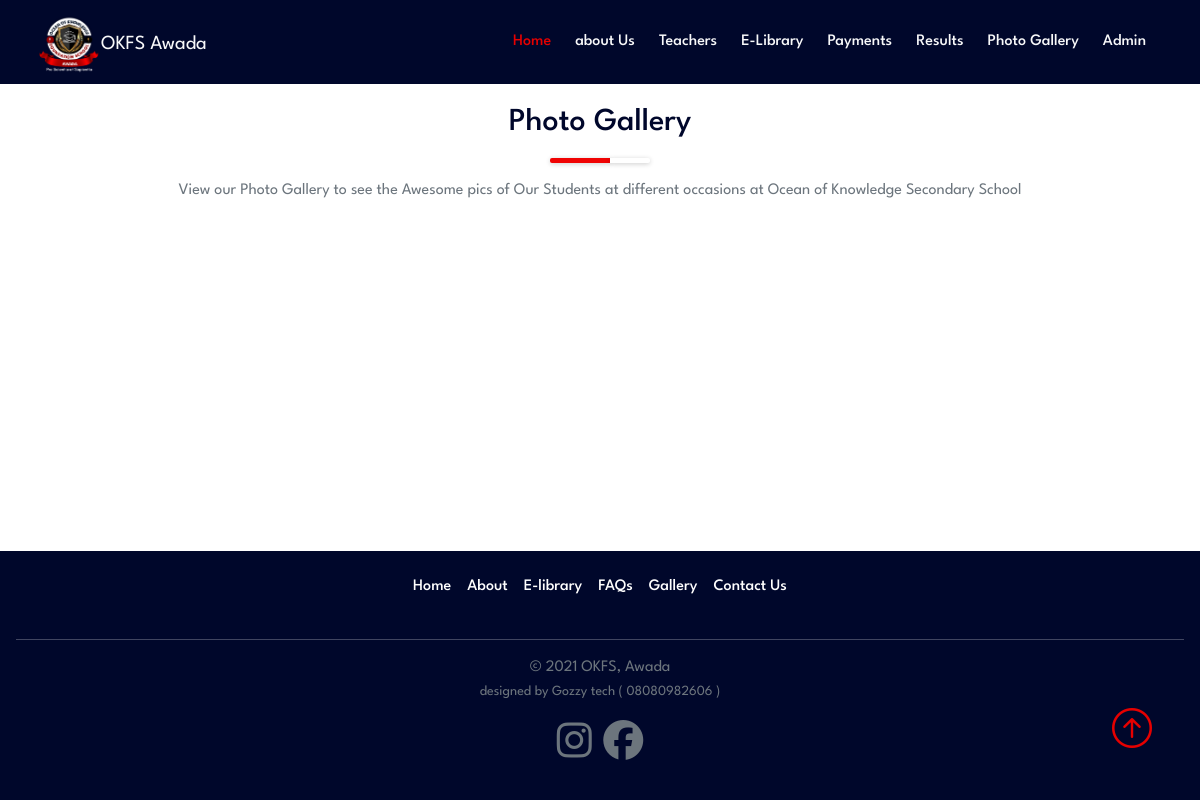
The page /gallery/ on the database as committed earlier.
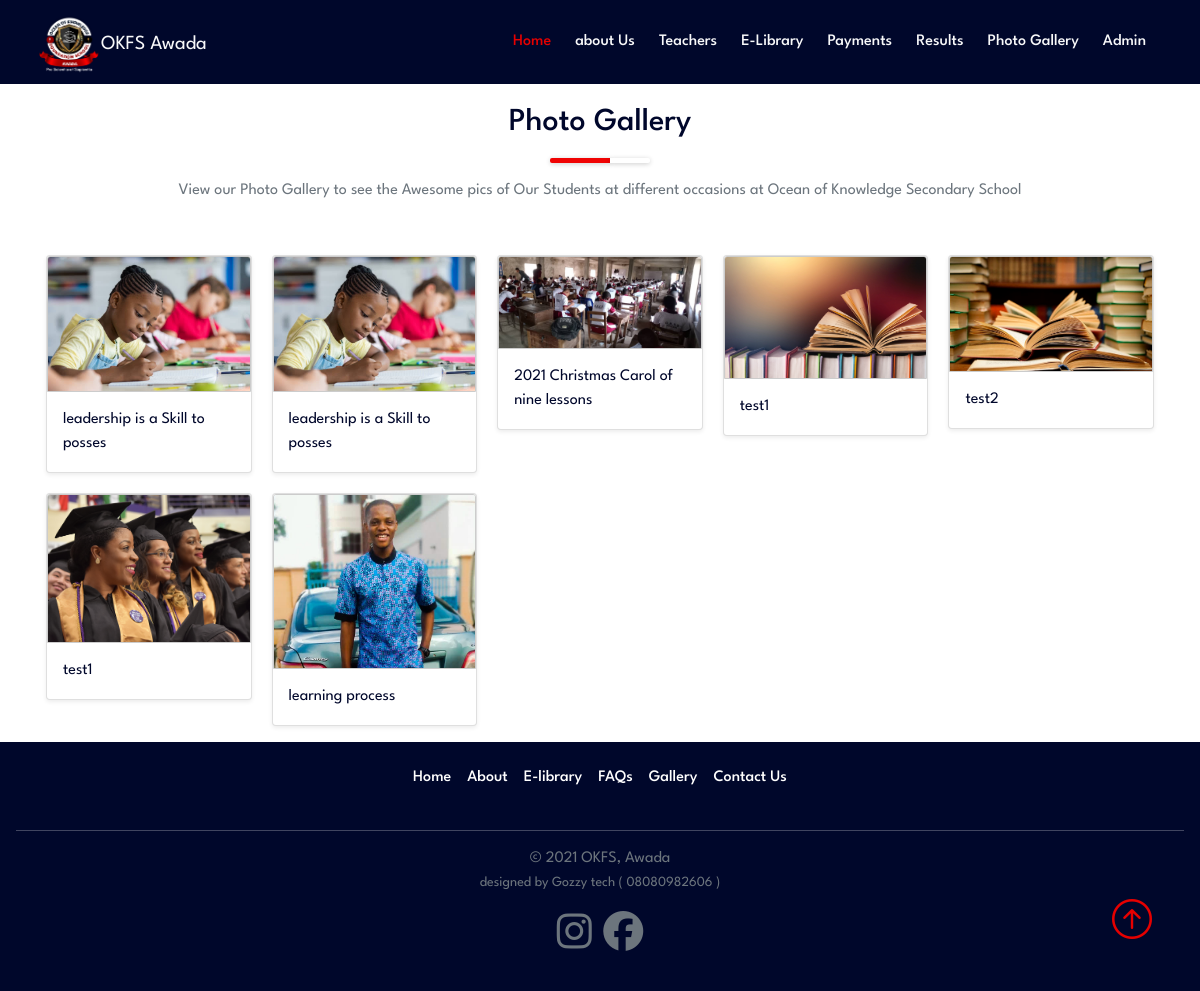
The same page on the database as committed later.
### home/models.py (models this page shows, shortened)
class PhotoGallery(models.Model):
	Photo=models.ImageField(upload_to='assets')
	Description= models.CharField(max_length= 300, blank=False)

### home/views.py (the view)
# urls.py: path('gallery/', photo_gallery_view, name='gallery'),
def photo_gallery_view(request):
	Photos=PhotoGallery.objects.all().order_by('-id',)
	context= {
	"photos":Photos,
	}
	return render(request,'photo_gallery.html',context)

### home/templates/photo_gallery.html
{% extends 'base.html' %}
{% load static %}
{% block content %}
<div class="text-center p-3 my-1">
        <h2>Photo Gallery</h2>
        <div class="multiplerule my-3 d-flex justify-content-center">
                <div class="Nrule"></div>
                <div class="Nrule2"></div>
        </div>
        <p class="text-muted">View our Photo Gallery to see the Awesome pics of Our Students at different occasions at
                Ocean of Knowledge Secondary School </p>
</div>
<section id="Files" class="container p-3">
        <div class="grid">
                {% for photo in photos %}
                <div class="card rounded shadow-sm">
                        <a href="{{ photo.Photo.url }}"><img src="{{ photo.Photo.url }}" class="card-img-top" alt="..."> </a>
                         <div class="card-body">
                           <p class="card-text">{{ photo.Description }}</p>
                         </div>
                       </div>
                {% endfor %}
        </div>
</section>
{% endblock %}

### templates/base.html (shortened to what this page needs)
{% load static %}
<!doctype html>
<html lang="en">
<head>
  <link rel="stylesheet" href="https://cdnjs.cloudflare.com/ajax/libs/animate.css/4.1.1/animate.min.css" />
  <link href="https://cdn.jsdelivr.net/npm/bootstrap@5.0.2/dist/css/bootstrap.min.css" rel="stylesheet"
>
  <link rel="stylesheet" href="https://cdn.jsdelivr.net/npm/bootstrap-icons@1.5.0/font/bootstrap-icons.css">
  <link rel="stylesheet" href="https://cdnjs.cloudflare.com/ajax/libs/font-awesome/5.12.1/css/all.min.css" />
  <link href='https://api.mapbox.com/mapbox-gl-js/v2.3.1/mapbox-gl.css' rel='stylesheet' />
  <link rel="stylesheet" href="{% static 'css/styles.css' %}">
</head>
<body class="position-relative d-flex flex-column min-vh-100">
  <nav class="navbar navbar-expand-lg navbar-light mt-0 fixed-top" style="background-color:#00072B;">
    <div class=" container px-2">
      <a href="{% url 'home' %}" class="navbar-brand text-light pb-0"> <img src="{% static 'OKFS.png' %}" alt="..."
          width="63" height="63">OKFS Awada </a>
      <div class="collapse navbar-collapse" id="navmenu">
        <ol class="navbar-nav ms-auto  text-start ps-1">
          <li class="nav-item me-2">
            <a href="{% url 'home' %}" class="nav-link active" style="color:#e60000!important;">Home</a>
          </li>
          <li class="nav-item me-2">
            <a href="{% url 'about' %}" class="nav-link text-light">about Us</a>
          </li>
          <li class="nav-item me-2">
            <a href="{% url 'TMS:teachers' %}" class="nav-link text-light">Teachers</a>
          </li>
          <li class="nav-item me-2">
            <a href="{% url 'Elibrary:subjects' %}" class="nav-link text-light">E-Library</a>
          </li>
          <li class="nav-item me-2">
            <a href="{% url 'Payments:initiate_payment' %}" class="nav-link text-light">Payments</a>
          </li>
          <li class="nav-item me-2">
            <a href="{% url 'SRMS:classes' %}" class="nav-link text-light">Results</a>
          </li>
          <li class="nav-item me-2">
            <a href="{% url 'gallery' %}" class="nav-link text-light">Photo Gallery</a>
          </li>
          <li class="nav-item me-2">
            <a href="/admin" class="nav-link text-light">Admin</a>
          </li>
        </ol>
      </div>
    </div>
  </nav>
  {% block content%}
  {% endblock %}
  <footer class="py-3 mt-auto" style="background-color:#00072B; color:white;">
    <ul class="nav justify-content-center pb-3 mb-1" style="background-color:#00072B;">
      <li class="nav-item" style="background-color:#00072B" ;><a href="{% url 'home' %}" class="nav-link px-2 "
          style="color:white;">Home</a></li>
      <li class="nav-item" style="background-color:#00072B;"><a href="{% url 'about' %}" class="nav-link px-2 "
          style=" color:white;">About</a></li>
      <li class="nav-item" style="background-color:#00072B" ;><a href="{% url 'Elibrary:subjects' %}"
          class="nav-link px-2" style=" color:white;">E-library</a></li>
      <li class="nav-item" style="background-color:#00072B" ;><a href="#FAQ" class="nav-link px-2"
          style=" color:white;">FAQs</a></li>
      <li class="nav-item" style="background-color:#00072B" ;><a href="{% url 'gallery' %}" class="nav-link px-2"
          style=" color:white;">Gallery</a></li>
      <li class="nav-item" style="background-color:#00072B" ;><a href="{% url 'contact' %}" class="nav-link px-2"
          style=" color:white;">Contact Us</a></li>
    </ul>
    <hr class="mx-3">
    <p class="text-center text-muted">&copy; 2021 OKFS, Awada <br><span class="small text-muted ">designed by Gozzy tech
        ( 08080982606 )</span></p>
    <p class="small text-center">
      <a href="" target="_blank"><i class="fab fa-instagram text-secondary h1 mx-1"></i></a>
      <a href="" target="_blank"><i class="fab fa-facebook text-secondary h1 mx-1"></i></a>
    </p>
    <a href="#" class=" position-absolute bottom-0 end-0 p-5">
      <i class="bi bi-arrow-up-circle h1"></i>
    </a>
  </footer>
</body>
</html>

### assets/css/styles.css (style rules this page uses)
body::before { display: block; content: ''; height: 60px; }
li, h1, h2, h3, h4, h5, h6, th { color: #00072B; font-weight: 500; font-family: 'League Spartan', sans-serif; }
li, p, span, div, td, th, form { font-family: 'League Spartan', sans-serif; color: #00072B; }
.nav-link { transition: all ease-out ; }
a { color: #e60000; }
.Nrule { position: relative; z-index: 1; background-color: #f00303; width: 60px; height: 5px; border-radius: 2px 0 0 2px; box-sizing: border-box; box-shadow: 0 1px 5px rgba(0, 0, 0, 0.2); }
.Nrule2 { position: relative; z-index: 1; background-color: #fff; width: 40px; height: 5px; border-radius: 0 2px 2px 0; box-sizing: border-box; box-shadow: 0 1px 5px rgba(0, 0, 0, 0.2); }
.grid { display: grid; grid-template-columns: repeat(auto-fill, minmax(200px, 1fr)); grid-gap: 20px; align-items: start; }
.grid img { border: 1px solid #ccc; max-width: 100%; }

Rows that differ between the two databases and show on the page:
added PhotoGallery: Photo (picture), Description "leadership is a Skill to posses"
added PhotoGallery: Photo (picture), Description "leadership is a Skill to posses"
added PhotoGallery: Photo (picture), Description "2021 Christmas Carol of nine lessons"
added PhotoGallery: Photo (picture), Description "test1"
added PhotoGallery: Photo (picture), Description "test2"
added PhotoGallery: Photo (picture), Description "test1"
added PhotoGallery: Photo (picture), Description "learning process"
